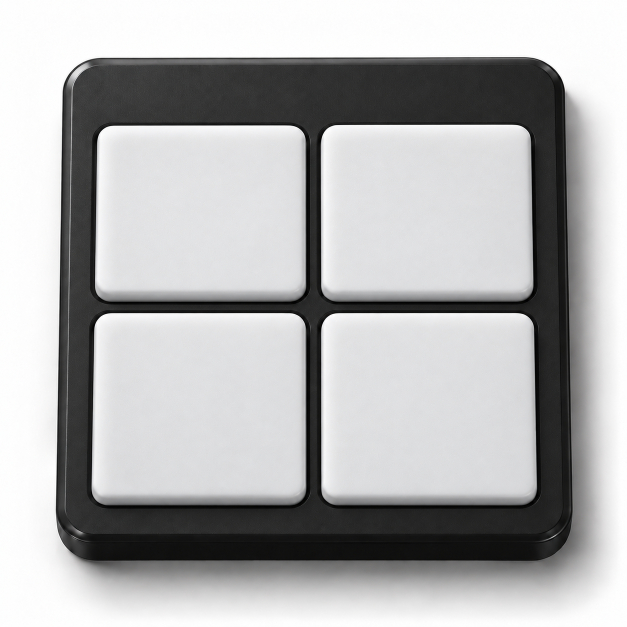
#> input picture assets/images/device.png, 1254 x 1254 px (shown at 1/2 size)
$ python -i app_icon.py   (imports and definitions only)
#> lines starting #> are read from the running program, lines starting #| are printed output that depends on the picture; after the words box and inside, x2 and y2 are one past the last pixel; in counts of white or black regions, pixels touching at a corner belong together
"""The app icon, drawn once for every platform from one PNG (assets/images/icon.png): the art
centre-cropped square and given rounded corners. Used by fuse_mac.py (.icns) and win_icon.py
(.ico inside the exe), so the Mac and Windows builds show the same icon. Needs Pillow.
"""

CORNER = 185 / 824   # Apple's icon grid: a 185 px corner on the 824 px body


def render(png_path, size=1024, margin=0):
    """RGBA size x size image: the PNG as a rounded square, inset `margin` px on every side
    (macOS icons sit 100 px inside a 1024 canvas; Windows icons fill the frame)."""
#> called with png_path = '../assets/images/device.png', size = 1024, margin = 0
    try:
        from PIL import Image, ImageDraw
    except ImportError:
        raise SystemExit("the app icon needs Pillow: py -m pip install pillow")
    body = size - 2 * margin
    ss = 4
    art = Image.open(png_path).convert("RGBA")
    side = min(art.size)
#> side = 1254
    left, top = (art.width - side) // 2, (art.height - side) // 2
#> left = 0; top = 0
    art = art.crop((left, top, left + side, top + side)).resize((body, body), Image.LANCZOS)
#> art: PIL image 1024x1024 RGBA
    # the rounded mask is drawn 4x and scaled down so the corners are antialiased
    mask = Image.new("L", (body * ss, body * ss), 0)
#> mask: PIL image 4096x4096 L; every value is 0
    ImageDraw.Draw(mask).rounded_rectangle((0, 0, body * ss - 1, body * ss - 1), radius=round(CORNER * body * ss), fill=255)
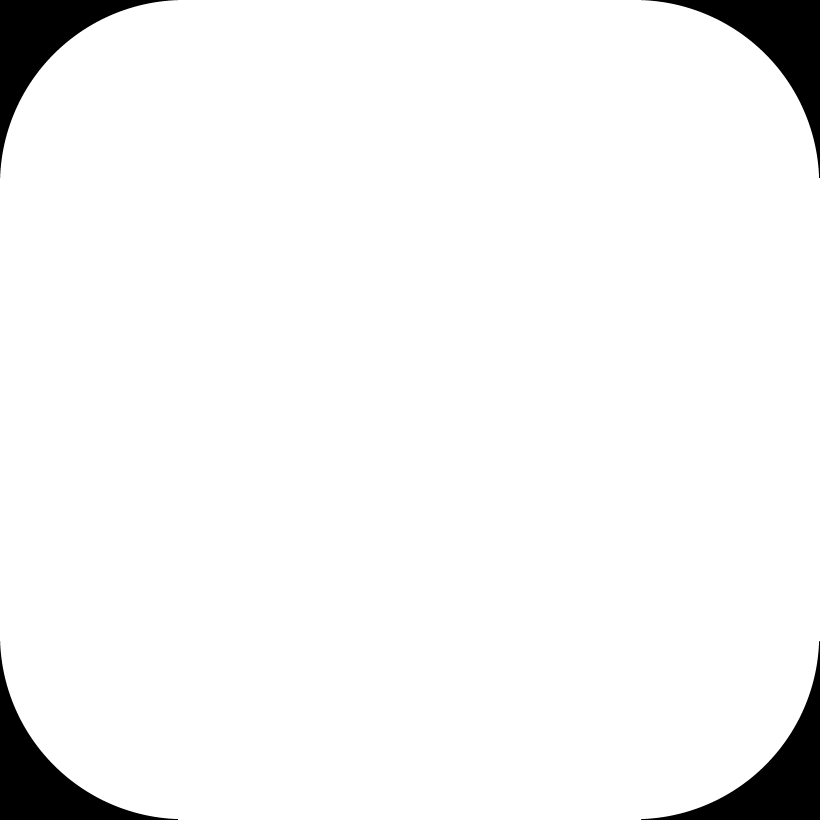
#> mask: PIL image 4096x4096 L (shown at 1/5 size); 95.7% white; 4 black regions, box (x1, y1, x2, y2) and area: (0, 0, 890, 890) 181902, (3206, 0, 4096, 890) 181902, (0, 3206, 890, 4096) 181902, (3206, 3206, 4096, 4096) 181902
    art.putalpha(mask.resize((body, body), Image.LANCZOS))
    icon = Image.new("RGBA", (size, size), (0, 0, 0, 0))
#> icon: PIL image 1024x1024 RGBA; every value is 0
    icon.paste(art, (margin, margin), art)
    return icon

>>> result = render('../assets/images/device.png')
